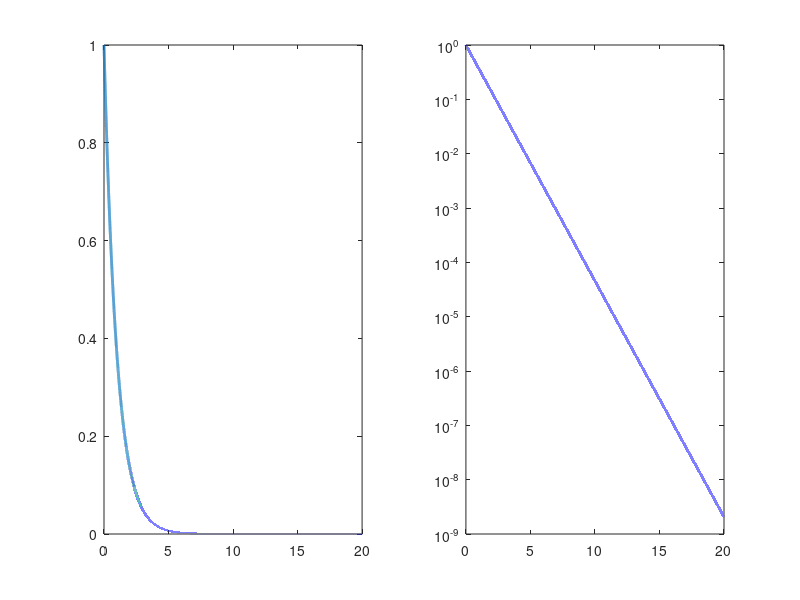
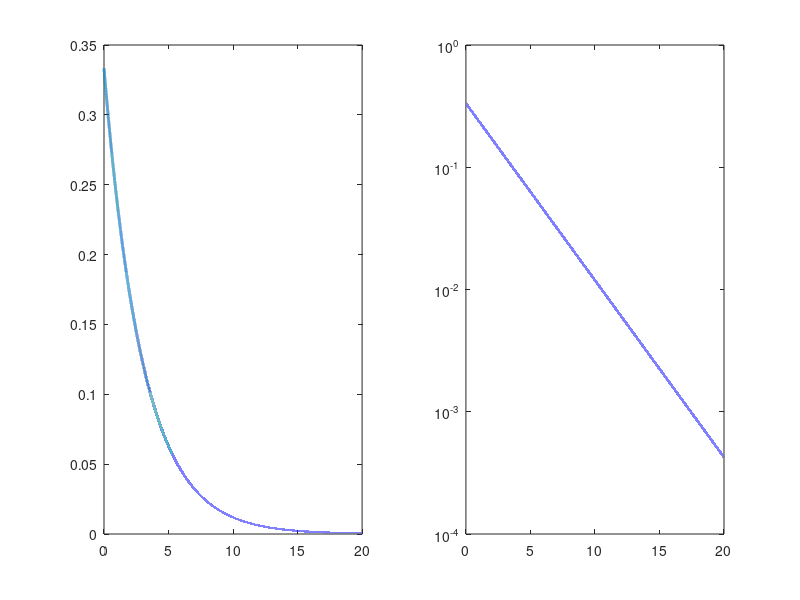
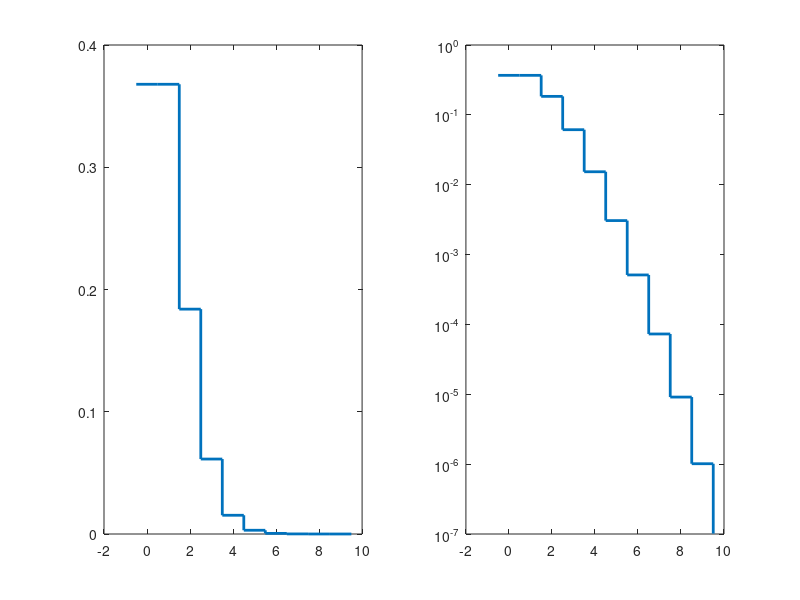
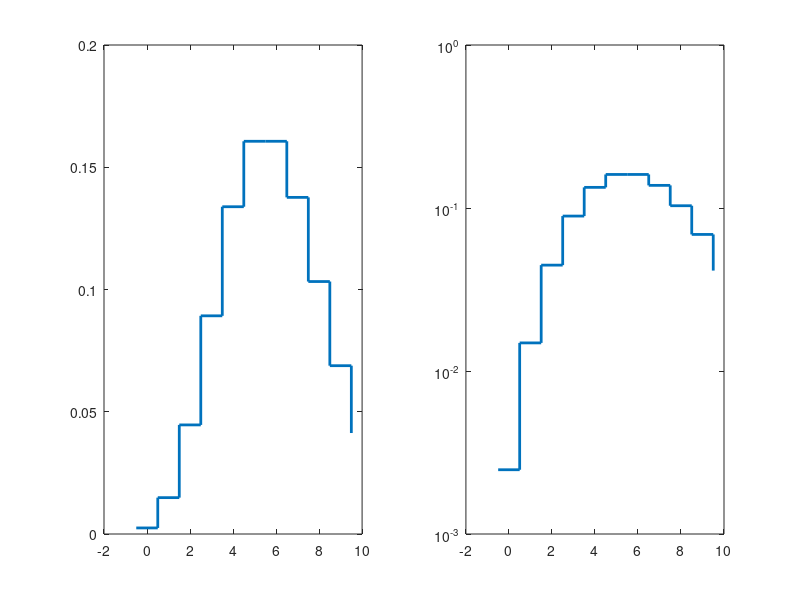

Write MATLAB code to recreate these figures, in order.
% Derrick Nguyen
% PHYS 434 AA
% Lab 1

% A Little Statistics 

% Section 1B
% Integrates a standard normal distribution using normcdf(x). These
% values are approximately equal to the expected values listed on
% the z-table on Wikipedia. 
disp(normcdf(0))
disp(normcdf(0.1))
disp(normcdf(0.3))
disp(normcdf(0.5))
disp(normcdf(1))
disp(normcdf(-1))

% Section 1C
% Finds the associated sigma of the inverse of the standard normal 
% distribution using norminv(x). These values are approximately 
% equal to the expected value. 
disp(norminv(0.84134))
disp(norminv(0.97725))
disp(norminv(0.99865))
disp(norminv(0.99997))
disp(norminv(0.00003))

% Section 1D
% The negative sign from norminv(x) indicates the bounds of the integral
% when calculating the probability of the distribution. This means the
% bounds are from negative infinity to z rather than z to positive 
% infinity. 

% Section 2B
% Plots of expontential distribution with 100k samples and mu at 1.
x = linspace(0,20,100000);
expD = makedist("Exponential",'mu',1);
subplot(1,2,2)
plot(x,pdf(expD,x),"LineWidth",2);
set(gca,'YScale','log')

subplot(1,2,1)
plot(x,pdf(expD,x),"LineWidth",2); figure;

% Plot of exponential distribution with 100k samples and mu at 3.
x = linspace(0,20,100000);
expD = makedist("Exponential",'mu', 3);
subplot(1,2,2)
plot(x,pdf(expD,x),"LineWidth",2);
set(gca,'YScale','log')

subplot(1,2,1)
plot(x,pdf(expD,x),"LineWidth",2); figure;
% Here, I have shown four exponential distributions but the second and 
% fourth plots have the y axis in log scale. The top row has mu at 1 and
% the bottom row has mu at 3. We see how the distribution gets wider and
% initial y value decreases as mu increases. This means the slope decreases
% in the plot where y is in log scale. 

% Section 3A
% I selected a value of 3.2 as my hypothetical measurement. 

% Section 3B
% The statistical question I want to ask is "What is the probability
% of the background producing a signal of 5.4 or larger?"

% Section 3C
% If I were to convert my statistical question into an integral, I would
% need to evaluate the area underneath the distribution from the stated
% hypothetical value to infinity. These are the lower and upper bounds
% of the integral respectively. This is equivalent to integrating the 
% distribution from negative infinity to the hypothetical value and 
% subtracting one by this result. This is because the distribution is 0
% from negative infinity to zero. The area I get is the probablity of 
% the background producing a signal of the hypothetical value. 

% Section 3D
% Calculates the probabilty of background producing a signal.
expD = makedist("Exponential",'mu',3);
pTail = 1-cdf(expD,5.4); 
disp("    "+pTail*100+"%")

% Section 3E
% Converts probabilty into equivalent sigma.
pHead = cdf(expD,5.4);
disp(norminv(pHead))

% Section 4
% Some patterns I noticed from using various hypothetical measurement
% values is how the probabilities and the sigmas change. Specifically,
% as the hypothetical measurement increases, the probability decreases
% while sigma increases. Also, as the hypothetical measurement decreases,
% the probability increases while sigma decreases. 
expD = makedist("Exponential",'mu',3);
pTail = 1-cdf(expD,2.6); 
disp("    "+pTail*100+"%")
pHead = cdf(expD,2.6);
disp(norminv(pHead))

expD = makedist("Exponential",'mu',3);
pTail = 1-cdf(expD,7.8); 
disp("    "+pTail*100+"%")
pHead = cdf(expD,7.8);
disp(norminv(pHead))

% Non-Continuous Distributions

% Section 1B
% Plots a series of plots with different parameters. Some features
% I notice a 
x = 0:10;
poisson = makedist("Poisson",'lambda',1); 
subplot(1,2,2)
stairs(x-0.5,pdf(poisson,x),"LineWidth",2);
set(gca,'YScale','log')

subplot(1,2,1)
stairs(x-0.5,pdf(poisson,x),"LineWidth",2); figure;

x = 0:10;
poisson = makedist("Poisson",'lambda',6); 
subplot(1,2,2)
stairs(x-0.5,pdf(poisson,x),"LineWidth",2);
set(gca,'YScale','log')

subplot(1,2,1)
stairs(x-0.5,pdf(poisson,x),"LineWidth",2); 

% Section 1C
% My hypothetical question is . Calculates the corresponding 
% probability. 

% Section 1D
% Since the distributions are discrete, the probabilities and sigmas
% are also discrete. The implications of this in experiments are
% 

% Section 1E
% Although the results are discrete, the parameters aren't. The reason
% why this makes sense is because 
